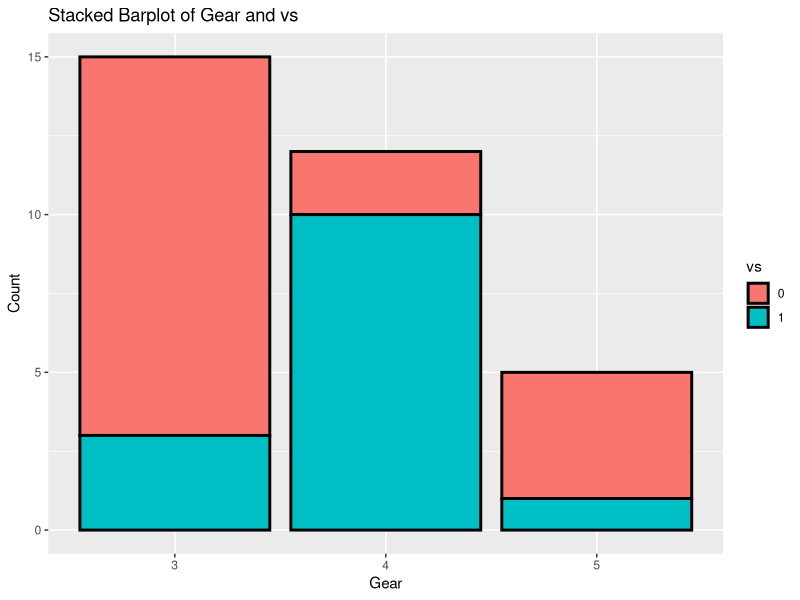
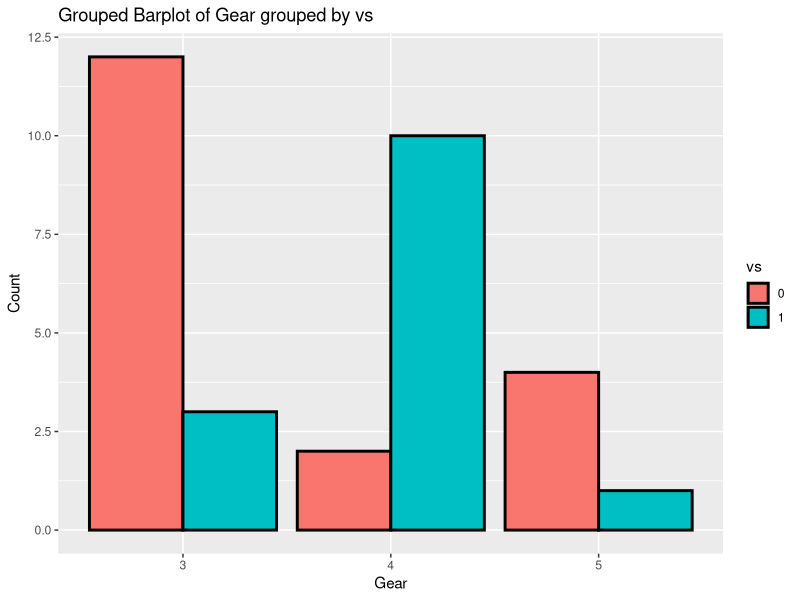

Recreate these plots in R, in order.
# Question 2
View(mtcars)

library(tidyverse)

mtcars$gear

mtcars$vs <- as.factor(mtcars$vs)

mtcars %>%
  ggplot(aes(x = as.factor(gear), fill = vs)) +
  geom_bar(position = "stack", col = "black", linewidth = 1) +
  labs(x = "Gear", y = "Count", title = "Stacked Barplot of Gear and vs")

mtcars %>%
  ggplot(aes(x = as.factor(gear), fill = vs)) +
  geom_bar(position = "dodge", col = "black", linewidth = 1) +
  labs(x = "Gear", y = "Count", title = "Grouped Barplot of Gear grouped by vs")
